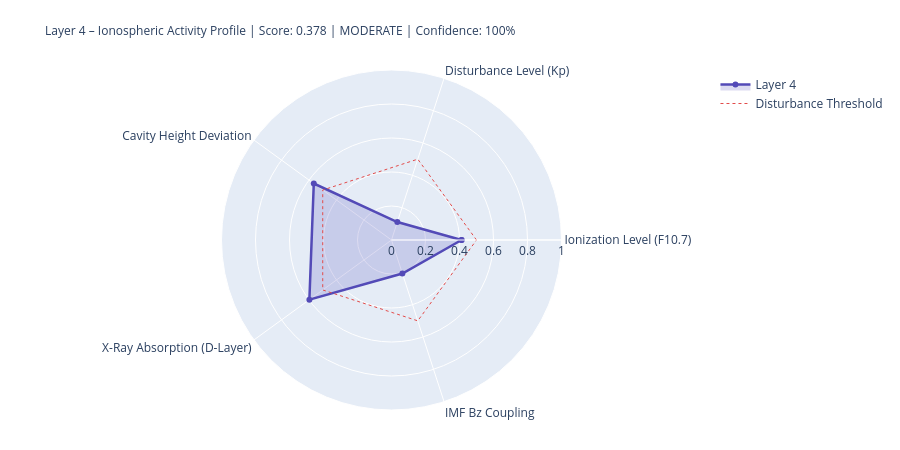

This figure's notebook cell:
### Markdown cell above
---
## 4. State Assessment & Handoff to Layer 5

### Code cell
# ============================================================
# LAYER-4-SCORE
# ============================================================

COMPONENTS = {
    'Ionization Level (F10.7)':    {'score': ioniz,       'source': 'primary' if f107_now else 'from_layer0', 'dynamic': True},
    'Disturbance Level (Kp)':          {'score': disturb,     'source': 'primary' if kp_now   else 'from_layer0', 'dynamic': True},
    'Cavity Height Deviation':    {'score': h_dev,       'source': 'derived',                                'dynamic': True},
    'X-Ray Absorption (D-Layer)':{'score': xray_ioniz,  'source': 'primary' if xray_now else 'missing',     'dynamic': True},
    'IMF Bz Coupling':             {'score': bz_coupling, 'source': 'primary' if bz_now   else 'from_layer0', 'dynamic': True},
}

available    = {k: v['score'] for k, v in COMPONENTS.items() if v['score'] is not None}
unavailable  = [k for k, v in COMPONENTS.items() if v['score'] is None]
layer4_score = round(sum(available.values()) / len(available), 4) if available else None
confidence   = round(len(available) / len(COMPONENTS), 2)
level = ('unknown' if layer4_score is None
         else 'quiet'   if layer4_score < 0.3
         else 'moderate' if layer4_score < 0.6
         else 'active')
dominant_l4 = max(available, key=available.get) if available else 'none'

# Resonance delta for Schumann SR-1
sr1_ref = schumann_freq(1, 80.0)
sr1_now = schumann_freq(1, h_eff)
sr1_delta_mhz = (sr1_now - sr1_ref) * 1000

# Propagation conditions
prop_cond = ('disturbed'   if kp_val > 4
             else 'unsettled' if kp_val > 2
             else 'normal')
if xray_class in ['X', 'M']:
    prop_cond = 'Radio-Blackout moeglich'

W = 68
print('=' * W)
print('LAYER 4 – IONOSPHERE – STATE ASSESSMENT')
print('=' * W)
for name, comp in COMPONENTS.items():
    s = comp['score']
    if s is not None:
        bar = '█' * int(s * 20) + '░' * (20 - int(s * 20))
        print(f'  {name:<36} {bar}  {s:.3f}  [{comp["source"]}]')
    else:
        print(f'  {name:<36} {"─" * 20}  n/a   [missing]')
print('-' * W)
print(f'  Score:          {layer4_score:.3f}  ({len(available)}/{len(COMPONENTS)} components)')
print(f'  Confidence:     {confidence:.0%}')
print(f'  Level:          {level.upper()}')
print(f'  Dominant:       {dominant_l4}')
print(f'  Cavity height:  {h_eff:.1f} km  (Ref: 80.0 km)')
print(f'  SR-1:           {sr1_now:.3f} Hz  (Δ {sr1_delta_mhz:+.1f} mHz vs. ref)')
print(f'  Propagation:    {prop_cond}')
print(f'  X-Ray:          {xray_class}-class  ({xray_now:.2e} W/m²)' if xray_now else '  X-Ray:          n/a')
print('=' * W)

# Radar
cats   = list(available.keys())
vals_r = list(available.values())
if len(cats) >= 3:
    fig = go.Figure()
    fig.add_trace(go.Scatterpolar(
        r=vals_r + [vals_r[0]], theta=cats + [cats[0]],
        fill='toself', fillcolor='rgba(83,74,183,0.20)',
        line=dict(color='#534AB7', width=2.5), name='Layer 4'
    ))
    fig.add_trace(go.Scatterpolar(
        r=[0.5] * (len(cats)+1), theta=cats + [cats[0]],
        line=dict(color='#E24B4A', dash='dot', width=1),
        mode='lines', name='Disturbance Threshold'
    ))
    fig.update_layout(
        title=dict(
            text=f'Layer 4 – Ionospheric Activity Profile | Score: {layer4_score:.3f} | {level.upper()} | Confidence: {confidence:.0%}',
            font=dict(size=12)
        ),
        polar=dict(radialaxis=dict(visible=True, range=[0, 1])),
        height=450, showlegend=True,
        margin=dict(l=80, r=80, t=70, b=40)
    )
    fig.show()

### Figure 1 — Plotly figure (JSON) as saved in the notebook; plotly's stock layout.template omitted (floating-point values rounded to 4 significant figures)
{"data": [{"fill": "toself", "fillcolor": "rgba(83,74,183,0.20)", "line": {"color": "#534AB7", "width": 2.5}, "name": "Layer 4", "r": [0.412, 0.111, 0.565, 0.597, 0.207, 0.412], "theta": ["Ionization Level (F10.7)", "Disturbance Level (Kp)", "Cavity Height Deviation", "X-Ray Absorption (D-Layer)", "IMF Bz Coupling", "Ionization Level (F10.7)"], "type": "scatterpolar"}, {"line": {"color": "#E24B4A", "dash": "dot", "width": 1}, "mode": "lines", "name": "Disturbance Threshold", "r": [0.5, 0.5, 0.5, 0.5, 0.5, 0.5], "theta": ["Ionization Level (F10.7)", "Disturbance Level (Kp)", "Cavity Height Deviation", "X-Ray Absorption (D-Layer)", "IMF Bz Coupling", "Ionization Level (F10.7)"], "type": "scatterpolar"}], "layout": {"height": 450, "margin": {"b": 40, "l": 80, "r": 80, "t": 70}, "polar": {"radialaxis": {"range": [0, 1], "visible": true}}, "showlegend": true, "title": {"font": {"size": 12}, "text": "Layer 4 – Ionospheric Activity Profile | Score: 0.378 | MODERATE | Confidence: 100%"}}}
